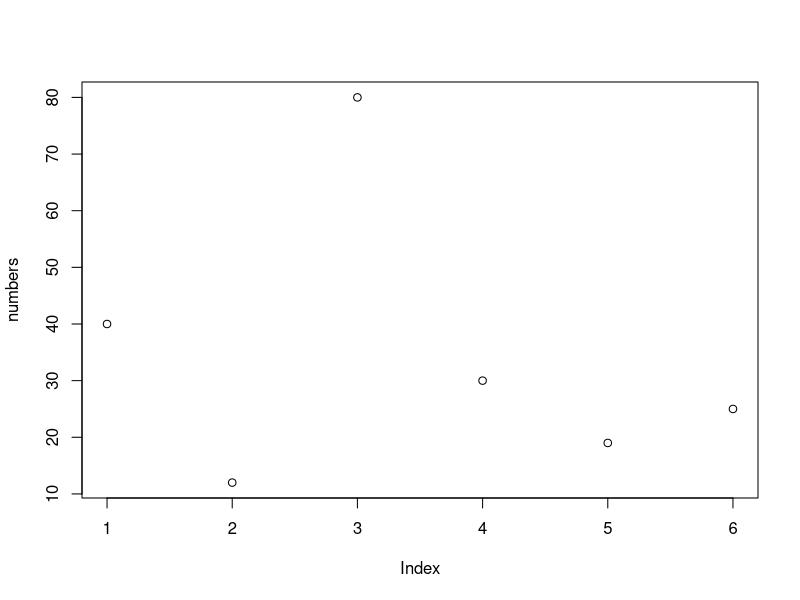

Recreate this plot in R. (Note: this script raises an error after producing the figure.)
# assign values to a variable
numbers <- c(40, 12, 80, 30, 19, 25)

# get the second number from the variable []
numbers[2]

# get a range of numbers
numbers[2:5]

# data types in R

# "numeric" --> numerical data type with decimals ("float")
length <- 1.93

# "integer" --> numerical data without decimals
age <- 50

# "character" --> "values with letters" ("string")
name <- "Arie"

# check the type, class()/typeof()
class(age)

# 
class(name)

# basic arithmatic operators
age * 4


# use out-of-the-box calculation functions

# sum
sum(numbers)

# mean
mean(numbers)

# standard deviation
sd(numbers)

# basic visualiation R 
plot(numbers)

# another look at data types
numbers <- c(40, 12, 80, 30, "arie", 19, 25)

# errors because of wrong data types
sum(numbers)

# uppercase a character
toupper(name)


## Conversion
numbers <- as.numeric(numbers)


### other statistical functions
mean(numbers, na.rm = TRUE)

# statistical summary of the vector
summary(numbers)


#
min(numbers, na.rm = TRUE)


max(numbers, na.rm = TRUE)


# number of values in a variable 
length(numbers)



# Boolean, TRUE, FALSE (without quotes)
smoking <- TRUE

# can be used comparisons
age > 18

# also for string comparisons
name == "Jim"


# also for string comparisons
name != "Jim"


# comparison on a vectors
numbers > 40

# filter a vector
numbers[numbers > 40]

